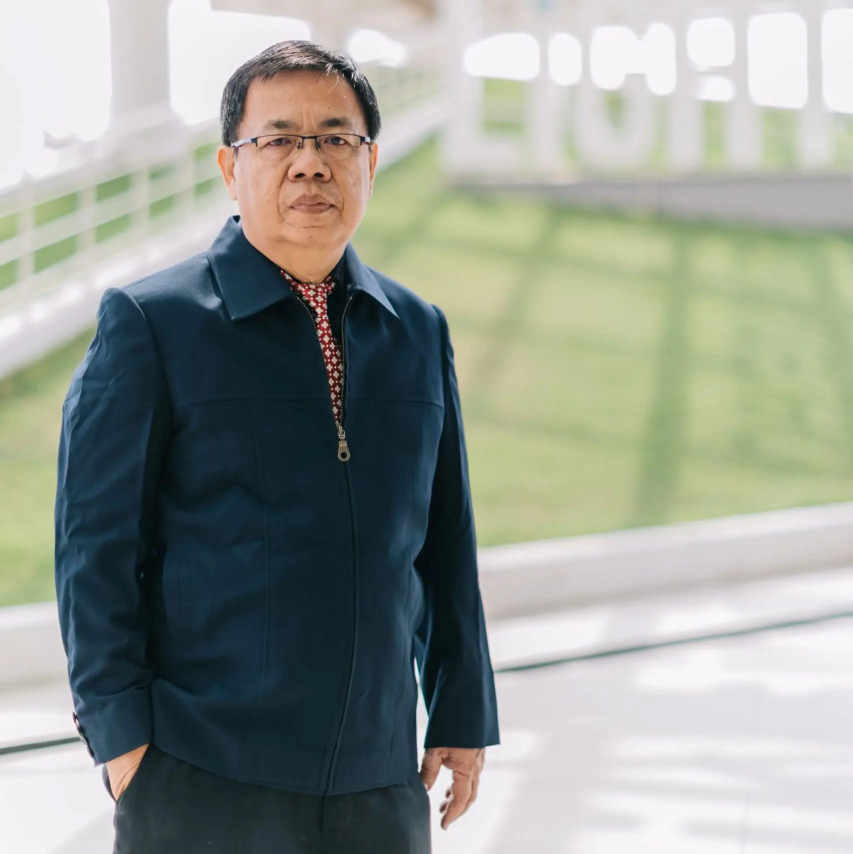
#> input picture Alfred/Feature Detection/gunadi.webp, 1706 x 1707 px (shown at 1/2 size)
$ jupyter execute brief_githubipynb.ipynb   (shell and % lines are left out)
#> lines starting #> are read from the running program, lines starting #| are printed output that depends on the picture
# BRIEF(Binary Robust Independent Elementary Features)

## Import resources and display image

[cell 1]
import cv2
import matplotlib.pyplot as plt
import numpy as np

# Load the image
image1 = cv2.imread('gunadi.webp')
#> image1 is the input picture: shape (1707, 1706, 3); mean B, G, R 147.4, 155.3, 150.1

# Convert the training image to RGB
training_image = cv2.cvtColor(image1, cv2.COLOR_BGR2RGB)

# Convert the training image to gray scale
training_gray = cv2.cvtColor(training_image, cv2.COLOR_RGB2GRAY)
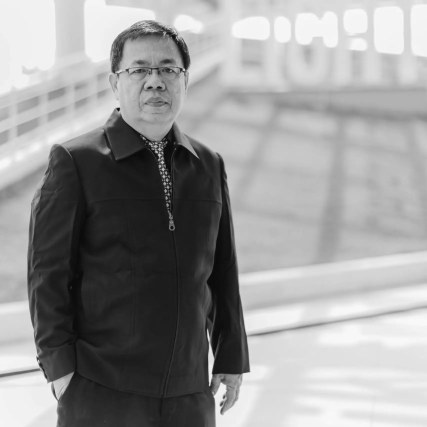
#> training_gray: shape (1707, 1706) (shown at 1/4 size); min 0, max 255, mean 152.8

# Create test image by adding Scale Invariance and Rotational Invariance
test_image = cv2.pyrDown(training_image)
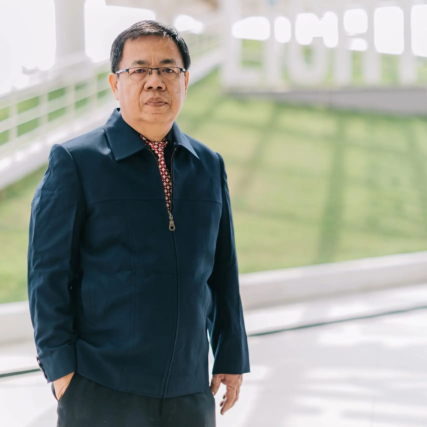
#> test_image: shape (854, 853, 3) (shown at 1/2 size); mean R, G, B 150.1, 155.3, 147.4
test_image = cv2.pyrDown(test_image)
#> test_image: shape (427, 427, 3)
num_rows, num_cols = test_image.shape[:2]

rotation_matrix = cv2.getRotationMatrix2D((num_cols/2, num_rows/2), 30, 1)
test_image = cv2.warpAffine(test_image, rotation_matrix, (num_cols, num_rows))
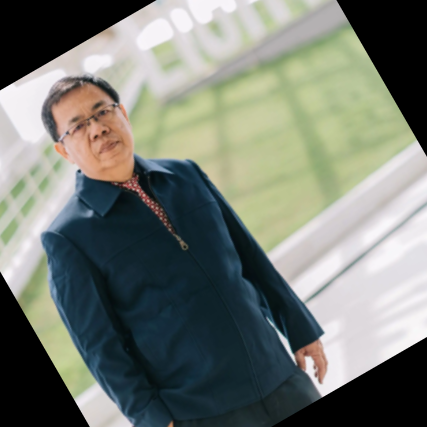
#> test_image: shape (427, 427, 3); mean R, G, B 117.6, 122.9, 114.8

test_gray = cv2.cvtColor(test_image, cv2.COLOR_RGB2GRAY)
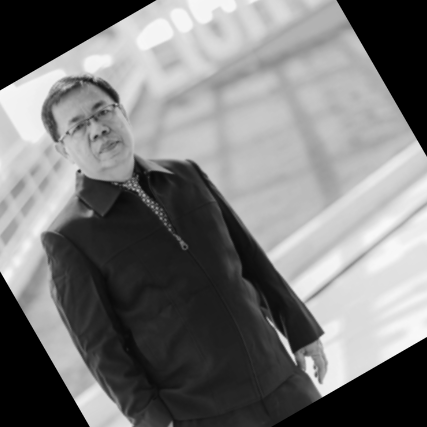
#> test_gray: shape (427, 427); min 0, max 248, mean 120.3

# Display traning image and testing image
fx, plots = plt.subplots(1, 2, figsize=(20,10))

plots[0].set_title("Training Image")
plots[0].imshow(training_image)

plots[1].set_title("Testing Image")
plots[1].imshow(test_image)

## Detect keypoints and Create Descriptor

[cell 2]
fast = cv2.FastFeatureDetector_create()
brief = cv2.xfeatures2d.BriefDescriptorExtractor_create()

train_keypoints = fast.detect(training_gray, None)
#> train_keypoints = 3097 keypoints; strongest (x, y, size): (659, 576, 7), (640, 678, 7), (673, 763, 7), (654, 692, 7)
test_keypoints = fast.detect(test_gray, None)
#> test_keypoints = 477 keypoints; strongest (x, y, size): (79, 171, 7), (323, 332, 7), (322, 396, 7), (56, 140, 7)

train_keypoints, train_descriptor = brief.compute(training_gray, train_keypoints)
#> train_keypoints = 3095 keypoints; strongest (x, y, size): (659, 576, 7), (640, 678, 7), (673, 763, 7), (654, 692, 7)
test_keypoints, test_descriptor = brief.compute(test_gray, test_keypoints)
#> test_keypoints = 446 keypoints; strongest (x, y, size): (79, 171, 7), (323, 332, 7), (322, 396, 7), (56, 140, 7)

keypoints_without_size = np.copy(training_image)
keypoints_with_size = np.copy(training_image)

cv2.drawKeypoints(training_image, train_keypoints, keypoints_without_size, color = (0, 255, 0))
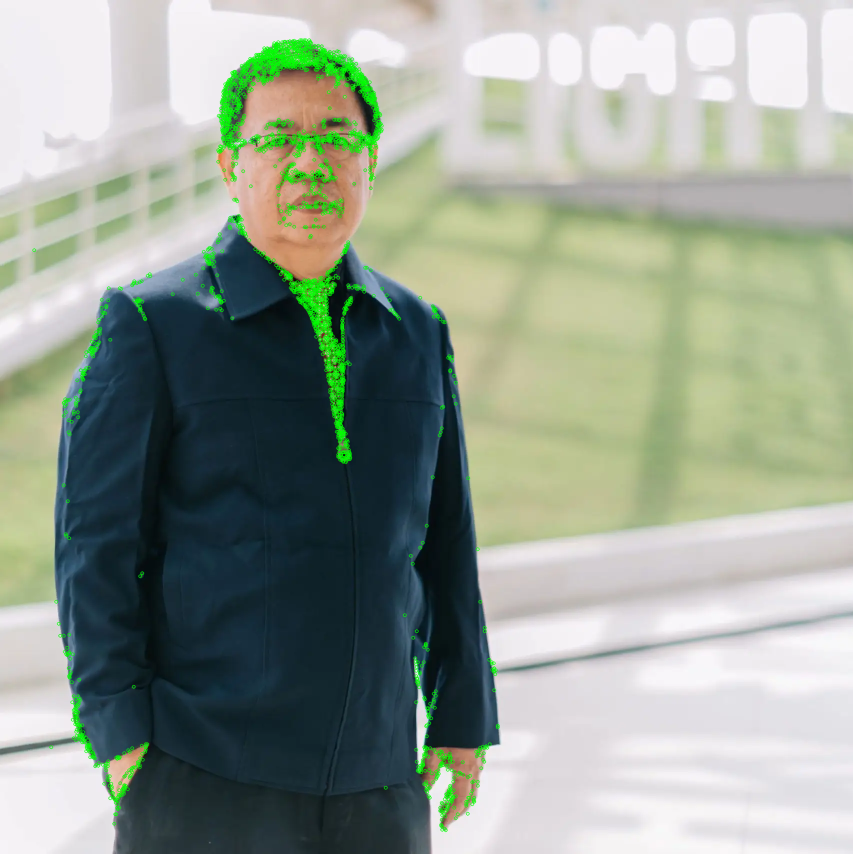
#> keypoints_without_size: shape (1707, 1706, 3) (shown at 1/2 size); mean R, G, B 148, 157.9, 145.6

cv2.drawKeypoints(training_image, train_keypoints, keypoints_with_size, flags = cv2.DRAW_MATCHES_FLAGS_DRAW_RICH_KEYPOINTS)
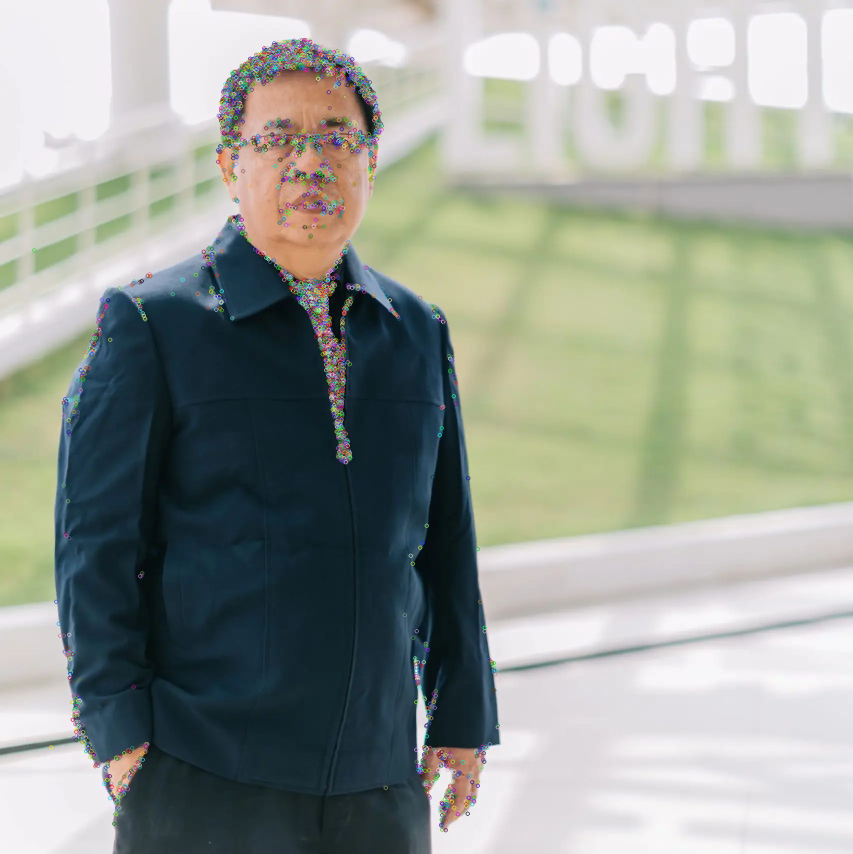
#> keypoints_with_size: shape (1707, 1706, 3) (shown at 1/2 size); mean R, G, B 150.2, 155.7, 147.9

# Display image with and without keypoints size
fx, plots = plt.subplots(1, 2, figsize=(20,10))

plots[0].set_title("Train keypoints With Size")
plots[0].imshow(keypoints_with_size, cmap='gray')

plots[1].set_title("Train keypoints Without Size")
plots[1].imshow(keypoints_without_size, cmap='gray')

# Print the number of keypoints detected in the training image
print("Number of Keypoints Detected In The Training Image: ", len(train_keypoints))
#| Number of Keypoints Detected In The Training Image:  3095

# Print the number of keypoints detected in the query image
print("Number of Keypoints Detected In The Query Image: ", len(test_keypoints))
#| Number of Keypoints Detected In The Query Image:  446

## Matching Keypoints

[cell 3]
# Create a Brute Force Matcher object.
bf = cv2.BFMatcher(cv2.NORM_HAMMING, crossCheck = True)

# Perform the matching between the BRIEF descriptors of the training image and the test image
matches = bf.match(train_descriptor, test_descriptor)
#> matches = 160 matches

# The matches with shorter distance are the ones we want.
matches = sorted(matches, key = lambda x : x.distance)

result = cv2.drawMatches(training_image, train_keypoints, test_gray, test_keypoints, matches, test_gray, flags = 2)
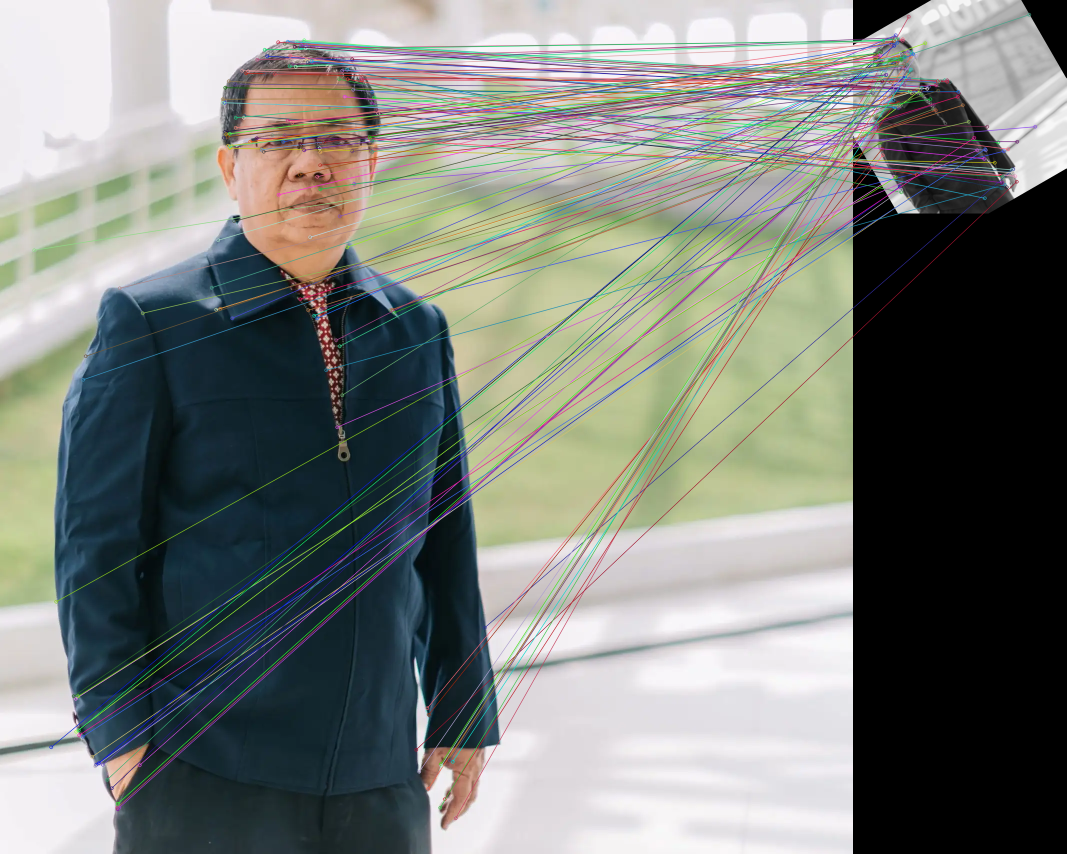
#> result: shape (1707, 2133, 3) (shown at 1/2 size); mean R, G, B 123.1, 126.9, 121.7

# Display the best matching points
plt.rcParams['figure.figsize'] = [14.0, 7.0]
plt.title('Best Matching Points')
plt.imshow(result)
plt.show()

# Print total number of matching points between the training and query images
print("\nNumber of Matching Keypoints Between The Training and Query Images: ", len(matches))
#| Number of Matching Keypoints Between The Training and Query Images:  160

$ run again, with Alfred/Feature Detection/greg.webp copied over Alfred/Feature Detection/gunadi.webp
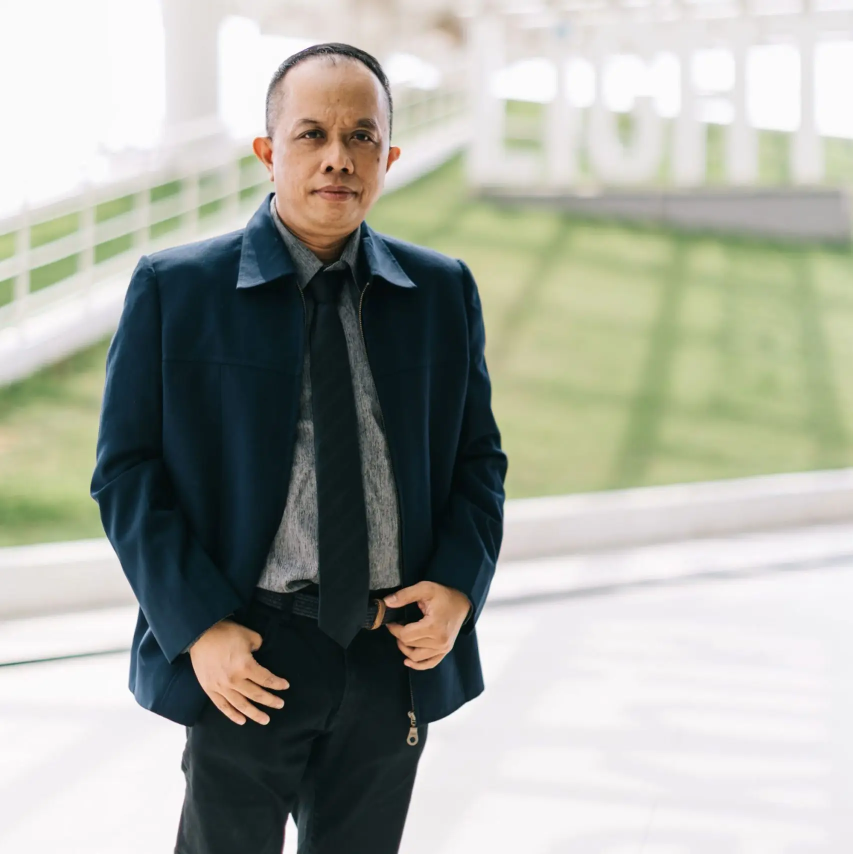
#> input picture Alfred/Feature Detection/greg.webp, 1706 x 1707 px (shown at 1/2 size)
#> image1 is the input picture: shape (1707, 1706, 3); mean B, G, R 159.4, 168.4, 165.6
#> `test_gray = cv2.cvtColor(test_image, cv2.COLOR_RGB2GRAY)`:
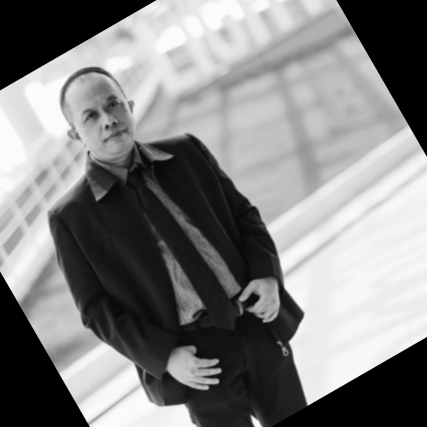
#> test_gray: shape (427, 427); min 0, max 252, mean 130.5
#> `train_keypoints = fast.detect(training_gray, None)`: train_keypoints = 3695 keypoints; strongest (x, y, size): (548, 387, 7), (580, 1627, 7), (720, 615, 7), (826, 1445, 7)
#> `test_keypoints = fast.detect(test_gray, None)`: test_keypoints = 574 keypoints; strongest (x, y, size): (308, 404, 7), (252, 417, 7), (219, 370, 7), (217, 361, 7)
#> `train_keypoints, train_descriptor = brief.compute(training_gray, train..`: train_keypoints = 3692 keypoints; strongest (x, y, size): (548, 387, 7), (580, 1627, 7), (720, 615, 7), (826, 1445, 7)
#> `test_keypoints, test_descriptor = brief.compute(test_gray, test_keypoi..`: test_keypoints = 523 keypoints; strongest (x, y, size): (219, 370, 7), (217, 361, 7), (218, 380, 7), (207, 388, 7)
#> keypoints_without_size: shape (1707, 1706, 3); mean R, G, B 163.2, 171.7, 157.2
#> keypoints_with_size: shape (1707, 1706, 3); mean R, G, B 166.1, 169, 160.1
#| Number of Keypoints Detected In The Training Image:  3692
#| Number of Keypoints Detected In The Query Image:  523
#> matches = 173 matches
#> `result = cv2.drawMatches(training_image, train_keypoints, test_gray, t..`:
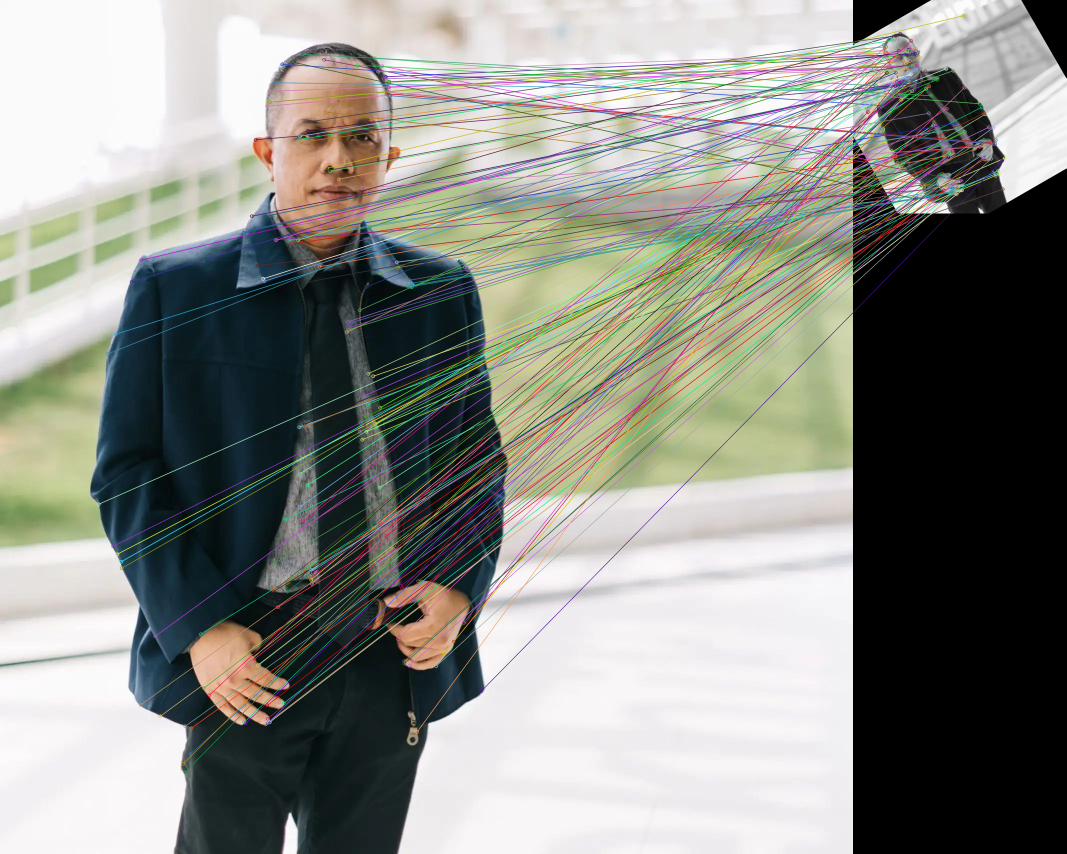
#> result: shape (1707, 2133, 3) (shown at 1/2 size); mean R, G, B 137.3, 138.7, 132.6
#| Number of Matching Keypoints Between The Training and Query Images:  173

$ run again, with Alfred/Feature Detection/leo.webp copied over Alfred/Feature Detection/gunadi.webp
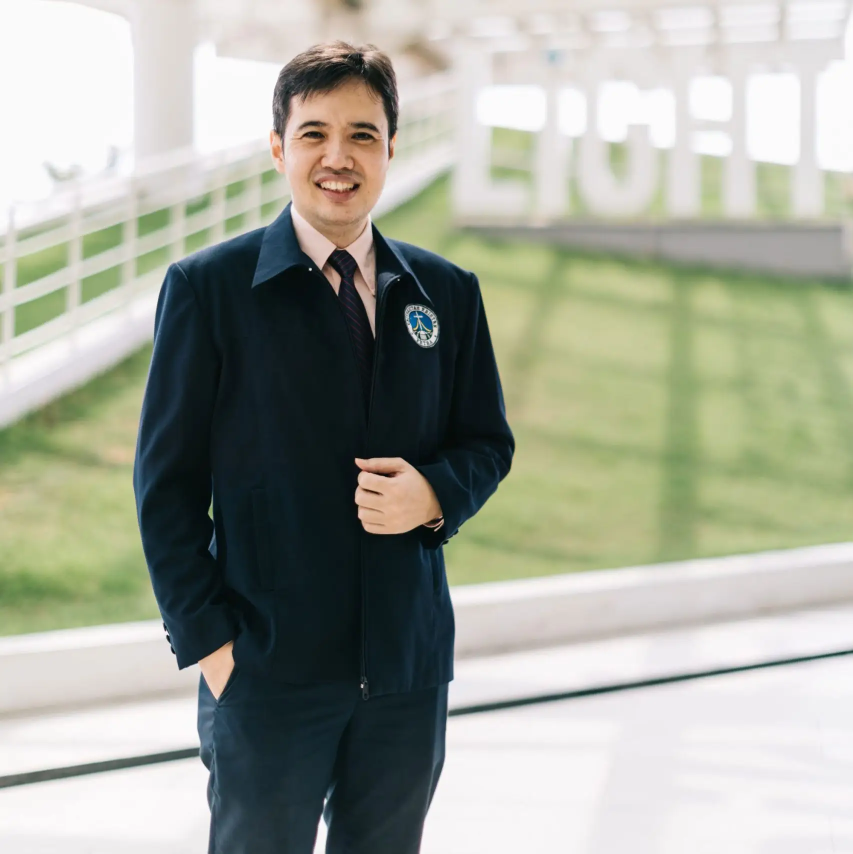
#> input picture Alfred/Feature Detection/leo.webp, 1706 x 1707 px (shown at 1/2 size)
#> image1 is the input picture: shape (1707, 1706, 3); mean B, G, R 153.7, 166, 162.6
#> `test_gray = cv2.cvtColor(test_image, cv2.COLOR_RGB2GRAY)`:
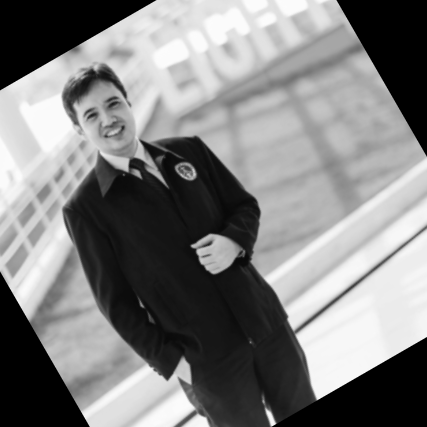
#> test_gray: shape (427, 427); min 0, max 252, mean 127.8
#> `train_keypoints = fast.detect(training_gray, None)`: train_keypoints = 2588 keypoints; strongest (x, y, size): (334, 1271, 7), (622, 538, 7), (797, 560, 7), (619, 538, 7)
#> `test_keypoints = fast.detect(test_gray, None)`: test_keypoints = 506 keypoints; strongest (x, y, size): (275, 423, 7), (317, 398, 7), (192, 245, 7), (167, 379, 7)
#> `train_keypoints, train_descriptor = brief.compute(training_gray, train..`: train_keypoints = 2583 keypoints; strongest (x, y, size): (334, 1271, 7), (622, 538, 7), (797, 560, 7), (619, 538, 7)
#> `test_keypoints, test_descriptor = brief.compute(test_gray, test_keypoi..`: test_keypoints = 450 keypoints; strongest (x, y, size): (317, 398, 7), (192, 245, 7), (167, 379, 7), (127, 170, 7)
#> keypoints_without_size: shape (1707, 1706, 3); mean R, G, B 160.8, 168.2, 152.1
#> keypoints_with_size: shape (1707, 1706, 3); mean R, G, B 162.7, 166.3, 154.1
#| Number of Keypoints Detected In The Training Image:  2583
#| Number of Keypoints Detected In The Query Image:  450
#> matches = 155 matches
#> `result = cv2.drawMatches(training_image, train_keypoints, test_gray, t..`:
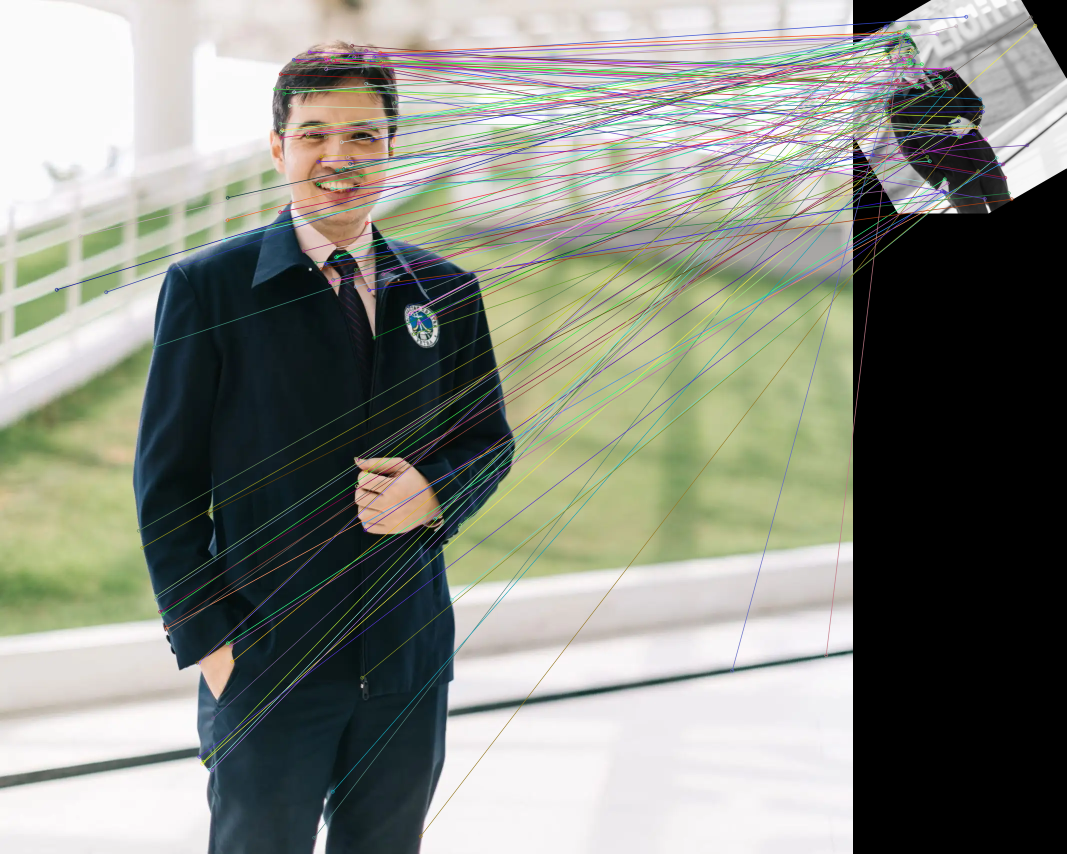
#> result: shape (1707, 2133, 3) (shown at 1/2 size); mean R, G, B 133.7, 136.5, 127.3
#| Number of Matching Keypoints Between The Training and Query Images:  155
